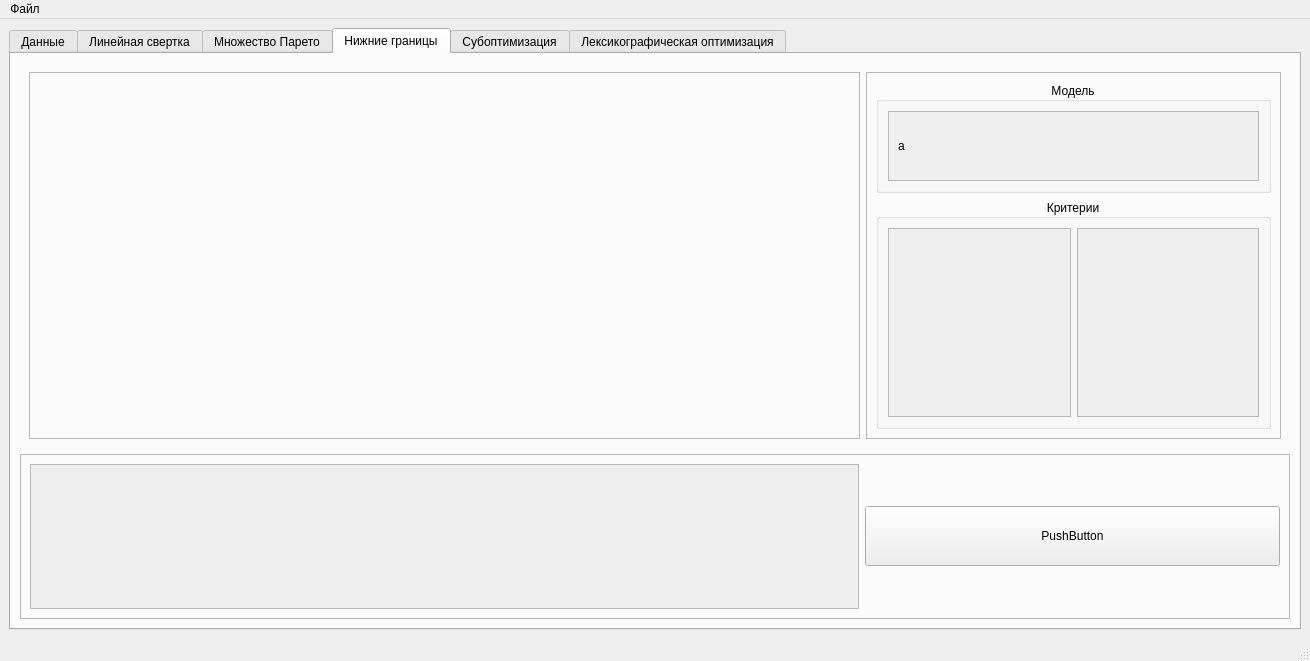
<?xml version="1.0" encoding="UTF-8"?>
<ui version="4.0">
 <class>MainWindow</class>
 <widget class="QMainWindow" name="MainWindow">
  <property name="geometry">
   <rect>
    <x>0</x>
    <y>0</y>
    <width>1310</width>
    <height>661</height>
   </rect>
  </property>
  <property name="windowTitle">
   <string>MainWindow</string>
  </property>
  <widget class="QWidget" name="centralwidget">
   <layout class="QHBoxLayout" name="horizontalLayout">
    <item>
     <widget class="QTabWidget" name="tabWidget">
      <property name="currentIndex">
       <number>3</number>
      </property>
      <widget class="QWidget" name="tab">
       <attribute name="title">
        <string>Данные</string>
       </attribute>
       <layout class="QHBoxLayout" name="horizontalLayout_2">
        <item>
         <widget class="QTableWidget" name="tableWidget"/>
        </item>
       </layout>
      </widget>
      <widget class="QWidget" name="tab_2">
       <attribute name="title">
        <string>Линейная свертка</string>
       </attribute>
       <layout class="QVBoxLayout" name="verticalLayout">
        <item>
         <widget class="QWidget" name="widget" native="true">
          <property name="sizePolicy">
           <sizepolicy hsizetype="Preferred" vsizetype="Preferred">
            <horstretch>0</horstretch>
            <verstretch>7</verstretch>
           </sizepolicy>
          </property>
          <layout class="QHBoxLayout" name="horizontalLayout_3">
           <item>
            <widget class="QFrame" name="frame_2">
             <property name="sizePolicy">
              <sizepolicy hsizetype="Preferred" vsizetype="Preferred">
               <horstretch>2</horstretch>
               <verstretch>0</verstretch>
              </sizepolicy>
             </property>
             <property name="frameShape">
              <enum>QFrame::StyledPanel</enum>
             </property>
             <property name="frameShadow">
              <enum>QFrame::Raised</enum>
             </property>
            </widget>
           </item>
           <item>
            <widget class="QFrame" name="form">
             <property name="sizePolicy">
              <sizepolicy hsizetype="Preferred" vsizetype="Preferred">
               <horstretch>1</horstretch>
               <verstretch>0</verstretch>
              </sizepolicy>
             </property>
             <property name="frameShape">
              <enum>QFrame::StyledPanel</enum>
             </property>
             <property name="frameShadow">
              <enum>QFrame::Raised</enum>
             </property>
             <layout class="QVBoxLayout" name="verticalLayout_2">
              <item>
               <widget class="QGroupBox" name="modelbox1">
                <property name="sizePolicy">
                 <sizepolicy hsizetype="Preferred" vsizetype="Preferred">
                  <horstretch>0</horstretch>
                  <verstretch>1</verstretch>
                 </sizepolicy>
                </property>
                <property name="title">
                 <string>Модель</string>
                </property>
                <property name="alignment">
                 <set>Qt::AlignCenter</set>
                </property>
                <layout class="QHBoxLayout" name="horizontalLayout_5">
                 <item>
                  <widget class="QScrollArea" name="scrollArea_2">
                   <property name="widgetResizable">
                    <bool>true</bool>
                   </property>
                   <widget class="QWidget" name="scrollAreaWidgetContents_2">
                    <property name="geometry">
                     <rect>
                      <x>0</x>
                      <y>0</y>
                      <width>369</width>
                      <height>68</height>
                     </rect>
                    </property>
                    <layout class="QVBoxLayout" name="verticalLayout_4">
                     <item>
                      <widget class="QLabel" name="label">
                       <property name="text">
                        <string>a</string>
                       </property>
                      </widget>
                     </item>
                    </layout>
                   </widget>
                  </widget>
                 </item>
                </layout>
               </widget>
              </item>
              <item>
               <widget class="QGroupBox" name="criteriabox1">
                <property name="sizePolicy">
                 <sizepolicy hsizetype="Preferred" vsizetype="Preferred">
                  <horstretch>0</horstretch>
                  <verstretch>6</verstretch>
                 </sizepolicy>
                </property>
                <property name="title">
                 <string>Критерии</string>
                </property>
                <property name="alignment">
                 <set>Qt::AlignCenter</set>
                </property>
                <layout class="QHBoxLayout" name="horizontalLayout_6">
                 <item>
                  <widget class="QScrollArea" name="criteria">
                   <property name="widgetResizable">
                    <bool>true</bool>
                   </property>
                   <widget class="QWidget" name="scrollAreaWidgetContents">
                    <property name="geometry">
                     <rect>
                      <x>0</x>
                      <y>0</y>
                      <width>118</width>
                      <height>180</height>
                     </rect>
                    </property>
                   </widget>
                  </widget>
                 </item>
                 <item>
                  <widget class="QScrollArea" name="value">
                   <property name="widgetResizable">
                    <bool>true</bool>
                   </property>
                   <widget class="QWidget" name="scrollAreaWidgetContents_8">
                    <property name="geometry">
                     <rect>
                      <x>0</x>
                      <y>0</y>
                      <width>117</width>
                      <height>180</height>
                     </rect>
                    </property>
                   </widget>
                  </widget>
                 </item>
                 <item>
                  <widget class="QScrollArea" name="minmax">
                   <property name="widgetResizable">
                    <bool>true</bool>
                   </property>
                   <widget class="QWidget" name="scrollAreaWidgetContents_9">
                    <property name="geometry">
                     <rect>
                      <x>0</x>
                      <y>0</y>
                      <width>118</width>
                      <height>180</height>
                     </rect>
                    </property>
                   </widget>
                  </widget>
                 </item>
                </layout>
               </widget>
              </item>
             </layout>
            </widget>
           </item>
          </layout>
         </widget>
        </item>
        <item>
         <widget class="QFrame" name="frame">
          <property name="sizePolicy">
           <sizepolicy hsizetype="Preferred" vsizetype="Preferred">
            <horstretch>0</horstretch>
            <verstretch>3</verstretch>
           </sizepolicy>
          </property>
          <property name="frameShape">
           <enum>QFrame::StyledPanel</enum>
          </property>
          <property name="frameShadow">
           <enum>QFrame::Raised</enum>
          </property>
          <layout class="QHBoxLayout" name="horizontalLayout_4">
           <item>
            <widget class="QScrollArea" name="scrollArea">
             <property name="sizePolicy">
              <sizepolicy hsizetype="Expanding" vsizetype="Expanding">
               <horstretch>2</horstretch>
               <verstretch>0</verstretch>
              </sizepolicy>
             </property>
             <property name="widgetResizable">
              <bool>true</bool>
             </property>
             <widget class="QWidget" name="scrollAreaWidgetContents_10">
              <property name="geometry">
               <rect>
                <x>0</x>
                <y>0</y>
                <width>827</width>
                <height>142</height>
               </rect>
              </property>
             </widget>
            </widget>
           </item>
           <item>
            <widget class="QPushButton" name="pushButton">
             <property name="sizePolicy">
              <sizepolicy hsizetype="Minimum" vsizetype="Fixed">
               <horstretch>1</horstretch>
               <verstretch>0</verstretch>
              </sizepolicy>
             </property>
             <property name="minimumSize">
              <size>
               <width>40</width>
               <height>60</height>
              </size>
             </property>
             <property name="maximumSize">
              <size>
               <width>16777215</width>
               <height>60</height>
              </size>
             </property>
             <property name="text">
              <string>PushButton</string>
             </property>
            </widget>
           </item>
          </layout>
         </widget>
        </item>
       </layout>
      </widget>
      <widget class="QWidget" name="tab_3">
       <attribute name="title">
        <string>Множество Парето</string>
       </attribute>
      </widget>
      <widget class="QWidget" name="tab_4">
       <attribute name="title">
        <string>Нижние границы</string>
       </attribute>
       <layout class="QGridLayout" name="gridLayout">
        <item row="0" column="0">
         <widget class="QWidget" name="widget_2" native="true">
          <property name="sizePolicy">
           <sizepolicy hsizetype="Preferred" vsizetype="Preferred">
            <horstretch>0</horstretch>
            <verstretch>7</verstretch>
           </sizepolicy>
          </property>
          <layout class="QHBoxLayout" name="horizontalLayout_7">
           <item>
            <widget class="QFrame" name="frame_3">
             <property name="sizePolicy">
              <sizepolicy hsizetype="Preferred" vsizetype="Preferred">
               <horstretch>2</horstretch>
               <verstretch>0</verstretch>
              </sizepolicy>
             </property>
             <property name="frameShape">
              <enum>QFrame::StyledPanel</enum>
             </property>
             <property name="frameShadow">
              <enum>QFrame::Raised</enum>
             </property>
            </widget>
           </item>
           <item>
            <widget class="QFrame" name="form_2">
             <property name="sizePolicy">
              <sizepolicy hsizetype="Preferred" vsizetype="Preferred">
               <horstretch>1</horstretch>
               <verstretch>0</verstretch>
              </sizepolicy>
             </property>
             <property name="frameShape">
              <enum>QFrame::StyledPanel</enum>
             </property>
             <property name="frameShadow">
              <enum>QFrame::Raised</enum>
             </property>
             <layout class="QVBoxLayout" name="verticalLayout_5">
              <item>
               <widget class="QGroupBox" name="modelbox1_2">
                <property name="sizePolicy">
                 <sizepolicy hsizetype="Preferred" vsizetype="Preferred">
                  <horstretch>0</horstretch>
                  <verstretch>1</verstretch>
                 </sizepolicy>
                </property>
                <property name="title">
                 <string>Модель</string>
                </property>
                <property name="alignment">
                 <set>Qt::AlignCenter</set>
                </property>
                <layout class="QHBoxLayout" name="horizontalLayout_8">
                 <item>
                  <widget class="QScrollArea" name="scrollArea_3">
                   <property name="widgetResizable">
                    <bool>true</bool>
                   </property>
                   <widget class="QWidget" name="scrollAreaWidgetContents_3">
                    <property name="geometry">
                     <rect>
                      <x>0</x>
                      <y>0</y>
                      <width>369</width>
                      <height>68</height>
                     </rect>
                    </property>
                    <layout class="QVBoxLayout" name="verticalLayout_6">
                     <item>
                      <widget class="QLabel" name="label_2">
                       <property name="text">
                        <string>a</string>
                       </property>
                      </widget>
                     </item>
                    </layout>
                   </widget>
                  </widget>
                 </item>
                </layout>
               </widget>
              </item>
              <item>
               <widget class="QGroupBox" name="criteria_wall_box">
                <property name="sizePolicy">
                 <sizepolicy hsizetype="Preferred" vsizetype="Preferred">
                  <horstretch>0</horstretch>
                  <verstretch>6</verstretch>
                 </sizepolicy>
                </property>
                <property name="title">
                 <string>Критерии</string>
                </property>
                <property name="alignment">
                 <set>Qt::AlignCenter</set>
                </property>
                <layout class="QHBoxLayout" name="horizontalLayout_9">
                 <item>
                  <widget class="QScrollArea" name="criteria_wall">
                   <property name="widgetResizable">
                    <bool>true</bool>
                   </property>
                   <widget class="QWidget" name="scrollAreaWidgetContents_4">
                    <property name="geometry">
                     <rect>
                      <x>0</x>
                      <y>0</y>
                      <width>181</width>
                      <height>180</height>
                     </rect>
                    </property>
                   </widget>
                  </widget>
                 </item>
                 <item>
                  <widget class="QScrollArea" name="value_wall">
                   <property name="widgetResizable">
                    <bool>true</bool>
                   </property>
                   <widget class="QWidget" name="scrollAreaWidgetContents_5">
                    <property name="geometry">
                     <rect>
                      <x>0</x>
                      <y>0</y>
                      <width>180</width>
                      <height>180</height>
                     </rect>
                    </property>
                   </widget>
                  </widget>
                 </item>
                </layout>
               </widget>
              </item>
             </layout>
            </widget>
           </item>
          </layout>
         </widget>
        </item>
        <item row="1" column="0">
         <widget class="QFrame" name="frame_4">
          <property name="sizePolicy">
           <sizepolicy hsizetype="Preferred" vsizetype="Preferred">
            <horstretch>0</horstretch>
            <verstretch>3</verstretch>
           </sizepolicy>
          </property>
          <property name="frameShape">
           <enum>QFrame::StyledPanel</enum>
          </property>
          <property name="frameShadow">
           <enum>QFrame::Raised</enum>
          </property>
          <layout class="QHBoxLayout" name="horizontalLayout_10">
           <item>
            <widget class="QScrollArea" name="wall_answer">
             <property name="sizePolicy">
              <sizepolicy hsizetype="Expanding" vsizetype="Expanding">
               <horstretch>2</horstretch>
               <verstretch>0</verstretch>
              </sizepolicy>
             </property>
             <property name="minimumSize">
              <size>
               <width>0</width>
               <height>0</height>
              </size>
             </property>
             <property name="widgetResizable">
              <bool>true</bool>
             </property>
             <widget class="QWidget" name="scrollAreaWidgetContents_7">
              <property name="geometry">
               <rect>
                <x>0</x>
                <y>0</y>
                <width>827</width>
                <height>142</height>
               </rect>
              </property>
             </widget>
            </widget>
           </item>
           <item>
            <widget class="QPushButton" name="wallButton">
             <property name="sizePolicy">
              <sizepolicy hsizetype="Minimum" vsizetype="Fixed">
               <horstretch>1</horstretch>
               <verstretch>0</verstretch>
              </sizepolicy>
             </property>
             <property name="minimumSize">
              <size>
               <width>40</width>
               <height>60</height>
              </size>
             </property>
             <property name="maximumSize">
              <size>
               <width>16777215</width>
               <height>60</height>
              </size>
             </property>
             <property name="text">
              <string>PushButton</string>
             </property>
            </widget>
           </item>
          </layout>
         </widget>
        </item>
       </layout>
      </widget>
      <widget class="QWidget" name="tab_5">
       <attribute name="title">
        <string>Субоптимизация</string>
       </attribute>
      </widget>
      <widget class="QWidget" name="tab_6">
       <attribute name="title">
        <string>Лексикографическая оптимизация</string>
       </attribute>
      </widget>
     </widget>
    </item>
   </layout>
  </widget>
  <widget class="QMenuBar" name="menubar">
   <property name="geometry">
    <rect>
     <x>0</x>
     <y>0</y>
     <width>1310</width>
     <height>21</height>
    </rect>
   </property>
   <widget class="QMenu" name="menu">
    <property name="title">
     <string>Файл</string>
    </property>
    <addaction name="action"/>
    <addaction name="action_2"/>
    <addaction name="action_3"/>
   </widget>
   <addaction name="menu"/>
  </widget>
  <widget class="QStatusBar" name="statusbar"/>
  <action name="action">
   <property name="text">
    <string>Импорт данных</string>
   </property>
  </action>
  <action name="action_3">
   <property name="text">
    <string>Выйти</string>
   </property>
  </action>
  <action name="action_2">
   <property name="text">
    <string>Показать данные</string>
   </property>
  </action>
 </widget>
 <resources/>
 <connections/>
</ui>
